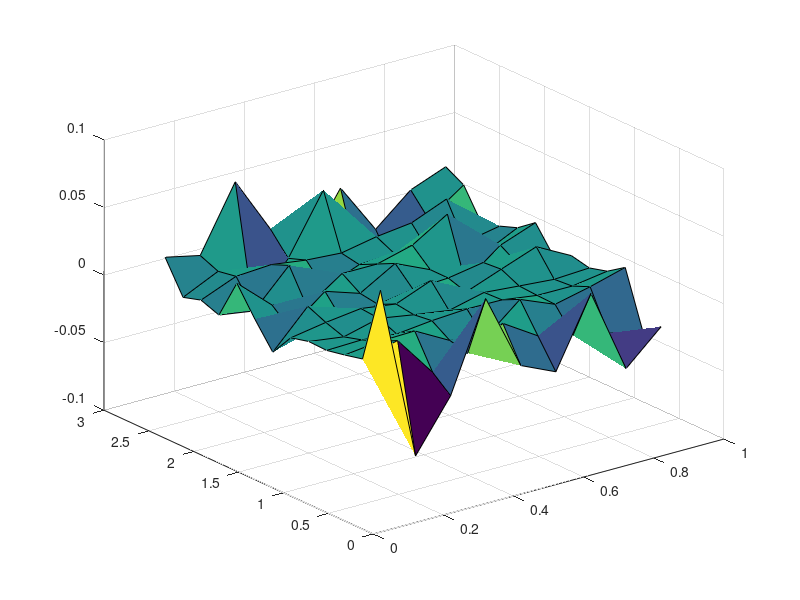

MATLAB code for this plot:
%test compare
alpha = csvread('test_alpha.csv');
beta = csvread('test_beta.csv');
energy_diff = csvread('energy_diff.csv');
surf(beta,alpha,energy_diff);